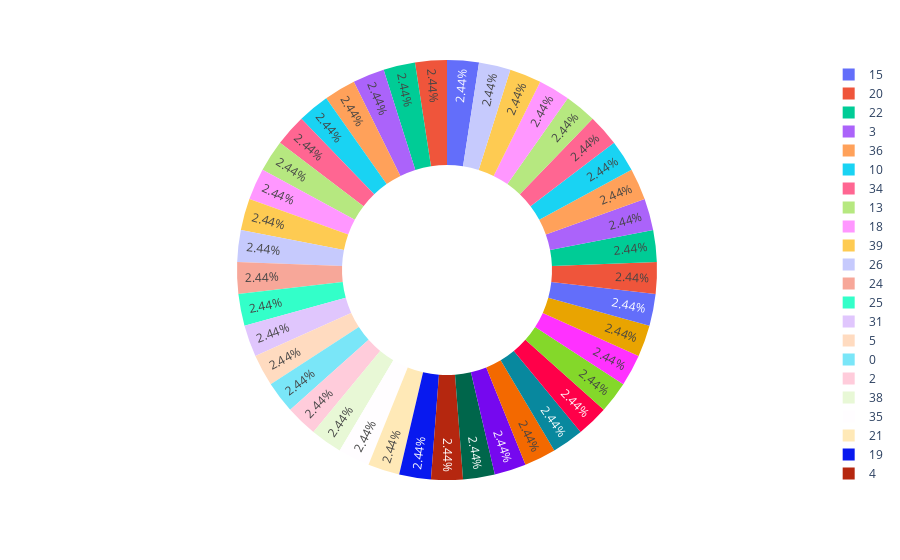

Write notebook code for a chart like this one.
### Code cell
diseases = train_df["prognosis"].value_counts()
values = diseases.values
names = diseases.index

fig = px.pie(train_df, values=values, names=names, hole=0.5)
fig.show()

### Figure 1 — Plotly figure (JSON) as saved in the notebook; plotly's stock layout.template omitted (floating-point values rounded to 4 significant figures)
{"data": [{"domain": {"x": [0, 1], "y": [0, 1]}, "hole": 0.5, "hovertemplate": "label=%{label}<br>value=%{value}<extra></extra>", "labels": [15, 20, 22, 3, 36, 10, 34, 13, 18, 39, 26, 24, 25, 31, 5, 0, 2, 38, 35, 21, 19, 4, 40, 16, 9, 14, 33, 1, 12, 17, 6, 23, 30, 7, 32, 28, 29, 8, 11, 37, 27], "legendgroup": "", "name": "", "showlegend": true, "type": "pie", "values": [120, 120, 120, 120, 120, 120, 120, 120, 120, 120, 120, 120, 120, 120, 120, 120, 120, 120, 120, 120, 120, 120, 120, 120, 120, 120, 120, 120, 120, 120, 120, 120, 120, 120, 120, 120, 120, 120, 120, 120, 120]}], "layout": {"legend": {"tracegroupgap": 0}, "margin": {"t": 60}}}
